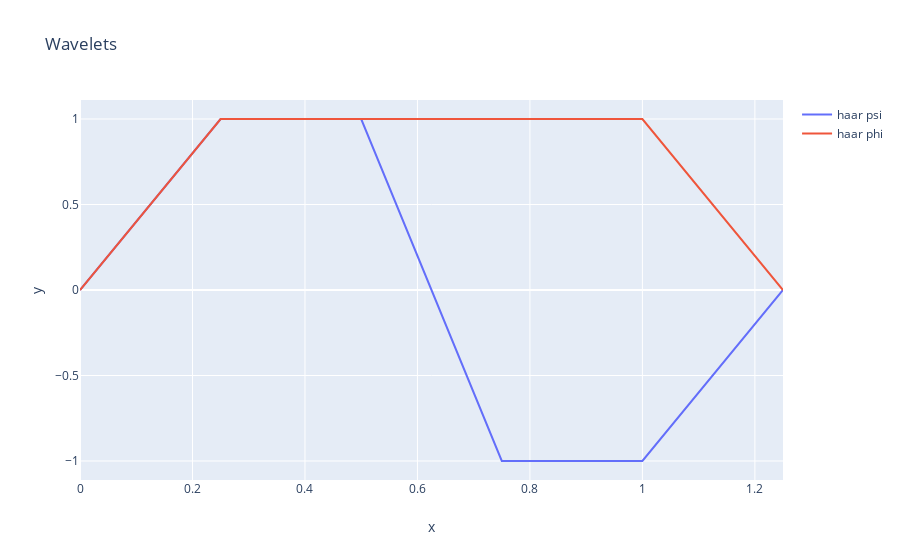

Notebook cell for this chart:
### Code cell
# wavefun(level=5) é o parâmetro para o nível de refinamento baseado nos "filter coefficients"
# referência: https://pywavelets.readthedocs.io/en/latest/regression/wavelet.html#and-now-the-wavefun
# escolhi 5 para uma boa visualização do gráfico

#ondaleta de haar
wavelet_haar = pywt.Wavelet('haar')
level = 2
[phi, psi, x] = wavelet_haar.wavefun(level=level)
data = [go.Scatter(x=x, y=psi, mode='lines', name="haar psi")]
data += [go.Scatter(x=x, y=phi, mode='lines', name="haar phi")]
layout = go.Layout(
    title='Wavelets',
    xaxis={'title':'x'},
    yaxis={'title':'y'}
)
fig = go.Figure(data=data, layout=layout)
py.iplot(fig)


vetor_do_enunciado = [2,-1,1,1,3,-2,0,1]

import pywt

signal = vetor_do_enunciado
    
fig, ax = plt.subplots(figsize=(12,4))
ax.set_title("Original Signal: ")
ax.plot(signal)
plt.show()
    
data = signal
waveletname = 'haar'
 
fig, axarr = plt.subplots(nrows=level, ncols=2, figsize=(6*level,6))
for ii in range(level):
    (data, coeff_d) = pywt.dwt(data, waveletname)
#     axarr[ii, 0].bar(data[0], data[1], width=0.2, color='r')
    axarr[ii, 0].bar(range(len(data)), data, width=0.1, color='g')
    axarr[ii, 1].bar(range(len(coeff_d)), coeff_d, width=0.5, color='b')
    axarr[ii, 0].set_ylabel("Level {}".format(ii + 1), fontsize=14, rotation=90)
    axarr[ii, 0].set_xticklabels(range(len(data)))
    if ii == 0:
        axarr[ii, 0].set_title("Approximation coefficients", fontsize=14)
        axarr[ii, 1].set_title("Detail coefficients", fontsize=14)
    axarr[ii, 1].set_xticklabels(range(len(coeff_d)))
plt.tight_layout()
plt.show()

### Figure 1 — Plotly figure (JSON) as saved in the notebook; plotly's stock layout.template omitted (floating-point values rounded to 4 significant figures)
{"data": [{"mode": "lines", "name": "haar psi", "type": "scatter", "x": [0, 0.25, 0.5, 0.75, 1, 1.25], "y": [0, 1.0, 1.0, -1.0, -1.0, 0]}, {"mode": "lines", "name": "haar phi", "type": "scatter", "x": [0, 0.25, 0.5, 0.75, 1, 1.25], "y": [0, 1.0, 1.0, 1.0, 1.0, 0]}], "layout": {"title": {"text": "Wavelets"}, "xaxis": {"title": {"text": "x"}}, "yaxis": {"title": {"text": "y"}}}}
